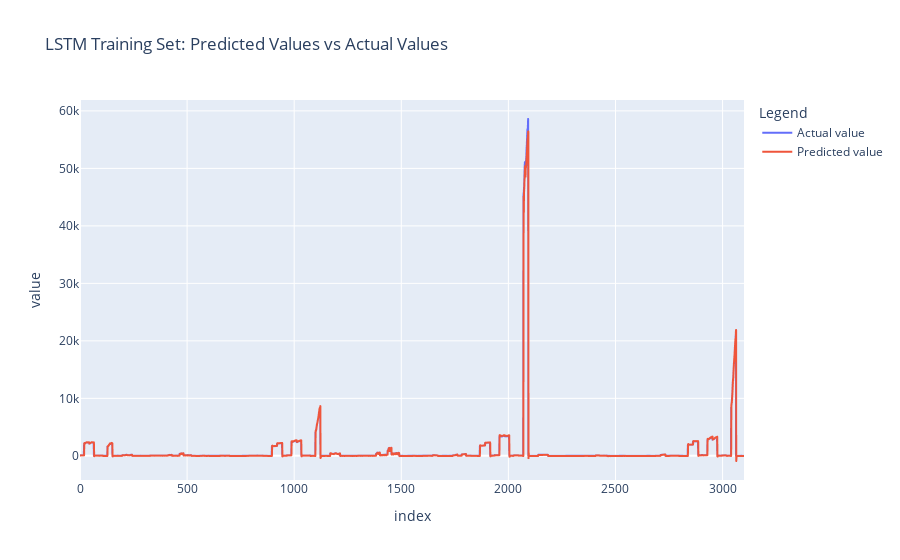
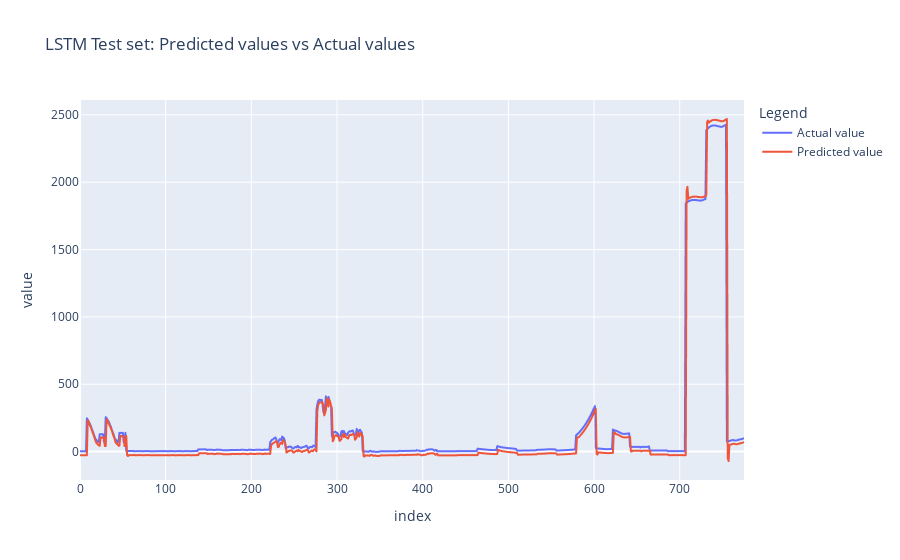
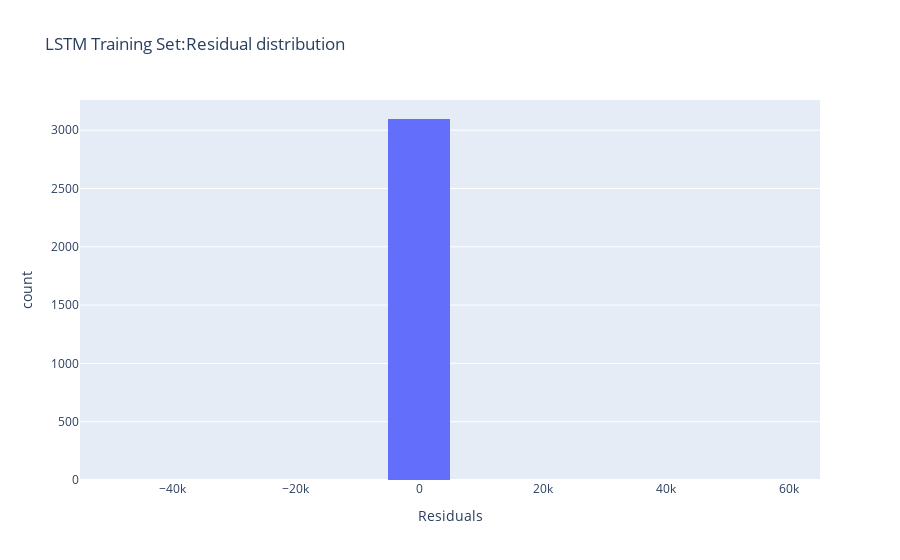
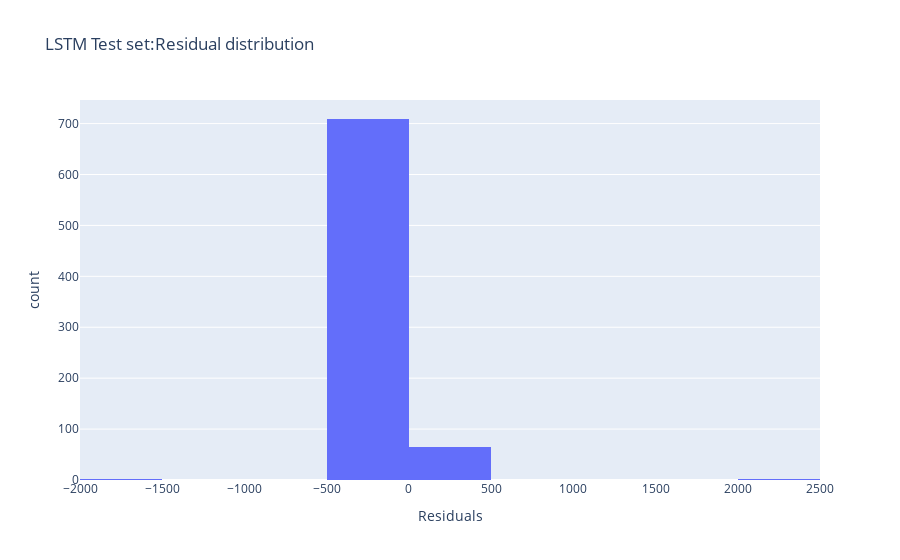

Here is the notebook cell these charts were saved with, in order:
### Code cell
# Training set actual & predicted (after inverse normalization)
y_pred_train = lstm_model.predict(X_train)
y_pred_train_inv = scaler.inverse_transform(y_pred_train)
y_train_inv     = scaler.inverse_transform(y_train)

df_train = pd.DataFrame({
    'index': np.arange(len(y_train_inv)),
    'actual': y_train_inv.flatten(),
    'predicted': y_pred_train_inv.flatten()
})

df_test = pd.DataFrame({
    'index': np.arange(len(y_test_inv)),
    'actual': y_test_inv.flatten(),
    'predicted': y_pred_lstm_inv.flatten()
})

# 1. Predicted Values vs Actual Values Line Chart

def plot_pred_vs_actual(df, title):
    fig = px.line(df, x='index', y=['actual','predicted'],
                  labels={'value':'value','index':'index'},
                  title=title)
    fig.data[0].name = 'Actual value'
    fig.data[1].name = 'Predicted value'
    fig.update_layout(legend_title_text='Legend')
    fig.show()

plot_pred_vs_actual(df_train, 'LSTM Training Set: Predicted Values vs Actual Values')
plot_pred_vs_actual(df_test,  'LSTM Test set: Predicted values vs Actual values')


# 2. Residual Distribution Histogram

for df, tag in [(df_train, 'LSTM Training Set'), (df_test, 'LSTM Test set')]:
    df['residual'] = df['predicted'] - df['actual']
    fig = px.histogram(df, x='residual', nbins=20,
                       labels={'residual':'Residuals','count':'Frequency'},
                       title=f'{tag}:Residual distribution')
    fig.show()


# 3. Loss Variation with Epochs

loss_values = history_lstm.history['loss']
df_loss = pd.DataFrame({
    'epoch': np.arange(1, len(loss_values)+1),
    'loss': loss_values
})

fig = px.line(df_loss, x='epoch', y='loss',
              labels={'epoch':'Epoch','loss':'Training Loss'},
              title='LSTM Training loss with Epoch')
fig.update_traces(mode='lines+markers')
fig.show()

### Figure 1 — Plotly figure (JSON) as saved in the notebook; plotly's stock layout.template omitted (floating-point values rounded to 4 significant figures; data arrays with more than 128 entries replaced by an {"elided": "..."} marker saying what was removed)
{"data": [{"hovertemplate": "variable=actual<br>index=%{x}<br>value=%{y}<extra></extra>", "legendgroup": "actual", "line": {"color": "#636efa", "dash": "solid"}, "marker": {"symbol": "circle"}, "mode": "lines", "name": "Actual value", "showlegend": true, "type": "scattergl", "x": {"elided": "3101 int values"}, "xaxis": "x", "y": {"elided": "3101 float values"}, "yaxis": "y"}, {"hovertemplate": "variable=predicted<br>index=%{x}<br>value=%{y}<extra></extra>", "legendgroup": "predicted", "line": {"color": "#EF553B", "dash": "solid"}, "marker": {"symbol": "circle"}, "mode": "lines", "name": "Predicted value", "showlegend": true, "type": "scattergl", "x": {"elided": "3101 int values"}, "xaxis": "x", "y": {"elided": "3101 float values"}, "yaxis": "y"}], "layout": {"legend": {"title": {"text": "Legend"}, "tracegroupgap": 0}, "title": {"text": "LSTM Training Set: Predicted Values vs Actual Values"}, "xaxis": {"anchor": "y", "domain": [0, 1], "title": {"text": "index"}}, "yaxis": {"anchor": "x", "domain": [0, 1], "title": {"text": "value"}}}}

### Figure 2 — Plotly figure (JSON) as saved in the notebook; plotly's stock layout.template omitted (floating-point values rounded to 4 significant figures; data arrays with more than 128 entries replaced by an {"elided": "..."} marker saying what was removed)
{"data": [{"hovertemplate": "variable=actual<br>index=%{x}<br>value=%{y}<extra></extra>", "legendgroup": "actual", "line": {"color": "#636efa", "dash": "solid"}, "marker": {"symbol": "circle"}, "mode": "lines", "name": "Actual value", "showlegend": true, "type": "scattergl", "x": {"elided": "776 int values"}, "xaxis": "x", "y": {"elided": "776 float values"}, "yaxis": "y"}, {"hovertemplate": "variable=predicted<br>index=%{x}<br>value=%{y}<extra></extra>", "legendgroup": "predicted", "line": {"color": "#EF553B", "dash": "solid"}, "marker": {"symbol": "circle"}, "mode": "lines", "name": "Predicted value", "showlegend": true, "type": "scattergl", "x": {"elided": "776 int values"}, "xaxis": "x", "y": {"elided": "776 float values"}, "yaxis": "y"}], "layout": {"legend": {"title": {"text": "Legend"}, "tracegroupgap": 0}, "title": {"text": "LSTM Test set: Predicted values vs Actual values"}, "xaxis": {"anchor": "y", "domain": [0, 1], "title": {"text": "index"}}, "yaxis": {"anchor": "x", "domain": [0, 1], "title": {"text": "value"}}}}

### Figure 3 — Plotly figure (JSON) as saved in the notebook; plotly's stock layout.template omitted (floating-point values rounded to 4 significant figures; data arrays with more than 128 entries replaced by an {"elided": "..."} marker saying what was removed)
{"data": [{"bingroup": "x", "hovertemplate": "Residuals=%{x}<br>count=%{y}<extra></extra>", "legendgroup": "", "marker": {"color": "#636efa", "pattern": {"shape": ""}}, "name": "", "nbinsx": 20, "orientation": "v", "showlegend": false, "type": "histogram", "x": {"elided": "3101 float values"}, "xaxis": "x", "yaxis": "y"}], "layout": {"barmode": "relative", "legend": {"tracegroupgap": 0}, "title": {"text": "LSTM Training Set:Residual distribution"}, "xaxis": {"anchor": "y", "domain": [0, 1], "title": {"text": "Residuals"}}, "yaxis": {"anchor": "x", "domain": [0, 1], "title": {"text": "count"}}}}

### Figure 4 — Plotly figure (JSON) as saved in the notebook; plotly's stock layout.template omitted (floating-point values rounded to 4 significant figures; data arrays with more than 128 entries replaced by an {"elided": "..."} marker saying what was removed)
{"data": [{"bingroup": "x", "hovertemplate": "Residuals=%{x}<br>count=%{y}<extra></extra>", "legendgroup": "", "marker": {"color": "#636efa", "pattern": {"shape": ""}}, "name": "", "nbinsx": 20, "orientation": "v", "showlegend": false, "type": "histogram", "x": {"elided": "776 float values"}, "xaxis": "x", "yaxis": "y"}], "layout": {"barmode": "relative", "legend": {"tracegroupgap": 0}, "title": {"text": "LSTM Test set:Residual distribution"}, "xaxis": {"anchor": "y", "domain": [0, 1], "title": {"text": "Residuals"}}, "yaxis": {"anchor": "x", "domain": [0, 1], "title": {"text": "count"}}}}
